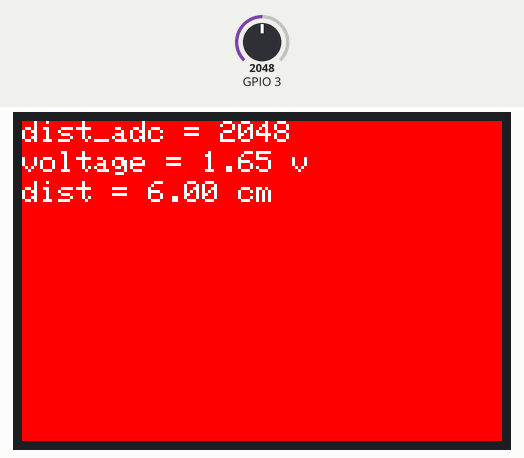
The sketch below on a simulated ESP32. Shown: 480×320 colour display. The inputs (shaded band) are chosen by the test bench; at power-on: GPIO 3 = 2048.

Above: at 1.5 s.
1.6 s: GPIO 3 set to 2866
At 2.8 s:
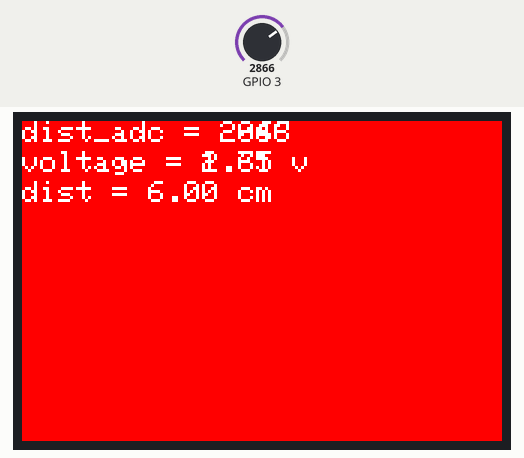
3.2 s: GPIO 3 set to 3603
At 4.3 s:
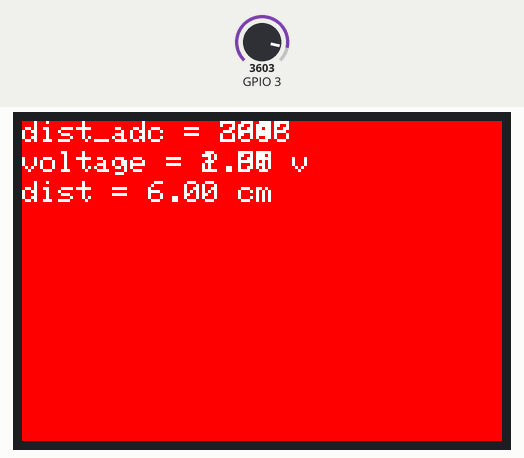
4.8 s: GPIO 3 set to 4095
Timing chart, 0 to 7.8 s (numbered marks = the images above; inputs shaded):
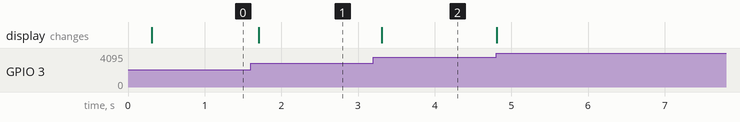

The sketch:

distance_cm.ino
```cpp
#include <TFT_eSPI.h>

TFT_eSPI tft = TFT_eSPI(320,480);

// 初始化函数
void setup() {
  tft.init();
  tft.setRotation(1);
  tft.invertDisplay(1);
  tft.setTextSize(3);
  tft.fillScreen(TFT_RED);

  pinMode(3, INPUT);
}

// 传感器的 ADC 数值与距离的关系
float getDistance(int adc) {
  float v = (float)adc * 3.3f / 4095.0f;

  if (v >= 1.58f) return 6.0f;
  if (v >= 1.15f) return 6.0f + (1.58f - v) * (10.0f - 6.0f) / (1.58f - 1.15f);
  if (v >= 0.65f) return 10.0f + (1.15f - v) * (20.0f - 10.0f) / (1.15f - 0.65f);
  if (v >= 0.46f) return 20.0f + (0.65f - v) * (30.0f - 20.0f) / (0.65f - 0.46f);
  if (v >= 0.37f) return 30.0f + (0.46f - v) * (40.0f - 30.0f) / (0.46f - 0.37f);
  if (v >= 0.30f) return 40.0f + (0.37f - v) * (50.0f - 40.0f) / (0.37f - 0.30f);
  if (v >= 0.25f) return 50.0f + (0.30f - v) * (60.0f - 50.0f) / (0.30f - 0.25f);
  if (v >= 0.22f) return 60.0f + (0.25f - v) * (70.0f - 60.0f) / (0.25f - 0.22f);
  if (v >= 0.20f) return 70.0f + (0.22f - v) * (80.0f - 70.0f) / (0.22f - 0.20f);
  return 80.0f;
}

char text[20];
// 循环函数
void loop() {
  int dist_adc = analogRead(3);

  // 测距传感器的 ADC 数值
  sprintf(text, "dist_adc = %04d", dist_adc);
  tft.setCursor(0, 0);
  tft.print(text);

  // 测距传感器的电压测量值
  float voltage = (float)dist_adc * 3.3f / 4095.0f;
  sprintf(text, "voltage = %03.2f v", voltage);
  tft.setCursor(0, 30);
  tft.print(text);

  // 测距传感器的距离值
  float dist = getDistance(dist_adc);
  sprintf(text, "dist = %03.2f cm", dist);
  tft.setCursor(0, 60);
  tft.print(text);

  delay(100);
}
```

Measured:
- after the input at 1.6 s, the display: changes after 0.10 s (image 1)
- after the input at 3.2 s, the display: changes after 0.11 s (image 2)
